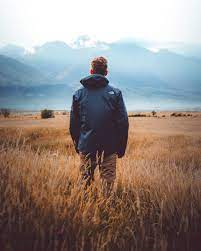
#> input picture download_03.jpg, 201 x 251 px
$ python cropimag.py
#> lines starting #> are read from the running program, lines starting #| are printed output that depends on the picture
# Import packages
import cv2
import numpy as np

img = cv2.imread('download_03.jpg')
#> img is the input picture: shape (251, 201, 3); mean B, G, R 131.5, 136.4, 146.9
print(img.shape) # Print image shape gives height,w,channel
#| (251, 201, 3)
cv2.imshow("original", img)

# Cropping an image by using range from where to where we want the image
cropped_image = img[50:220, 50:150]
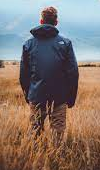
#> cropped_image: shape (170, 100, 3); mean B, G, R 110, 117.1, 131.8

# Display cropped image
cv2.imshow("cropped", cropped_image)

# Save the cropped image
cv2.imwrite("Cropped Image.jpg", cropped_image)

cv2.waitKey(0)
cv2.destroyAllWindows()

$ run again, with download_01.jpg copied over download_03.jpg
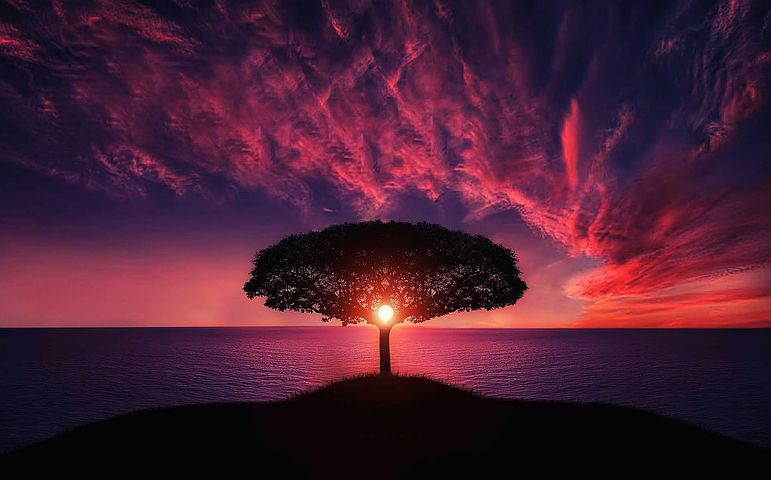
#> input picture download_01.jpg, 771 x 480 px
#> img is the input picture: shape (480, 771, 3); mean B, G, R 51.3, 30.4, 73.7
#| (480, 771, 3)
#> `cropped_image = img[50:220, 50:150]`:
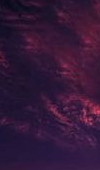
#> cropped_image: shape (170, 100, 3); mean B, G, R 55.6, 24, 51.6

$ run again, with download_02.jpg copied over download_03.jpg
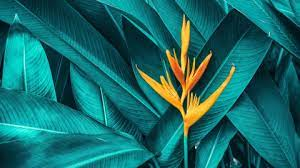
#> input picture download_02.jpg, 300 x 168 px
#> img is the input picture: shape (168, 300, 3); mean B, G, R 106.6, 108.1, 23.3
#| (168, 300, 3)
#> `cropped_image = img[50:220, 50:150]`:
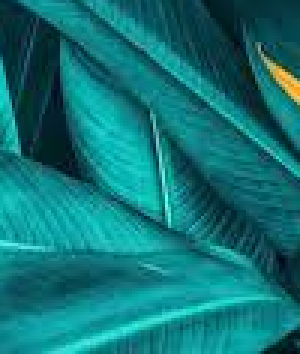
#> cropped_image: shape (118, 100, 3) (shown 3 times larger); mean B, G, R 119.2, 115.9, 15.2

$ run again, with 59561.jpg copied over download_03.jpg
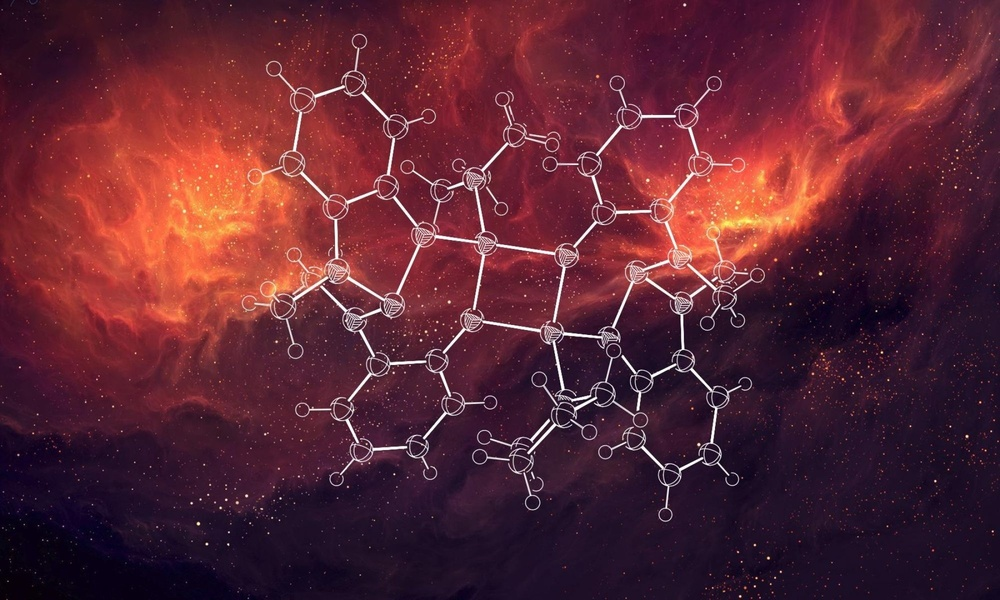
#> input picture 59561.jpg, 1000 x 600 px, shrunk from 2000 x 1200 before the run
#> img is the input picture: shape (600, 1000, 3); mean B, G, R 51.3, 37.5, 92.4
#| (600, 1000, 3)
#> `cropped_image = img[50:220, 50:150]`:
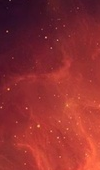
#> cropped_image: shape (170, 100, 3); mean B, G, R 47.9, 46.2, 144.1
